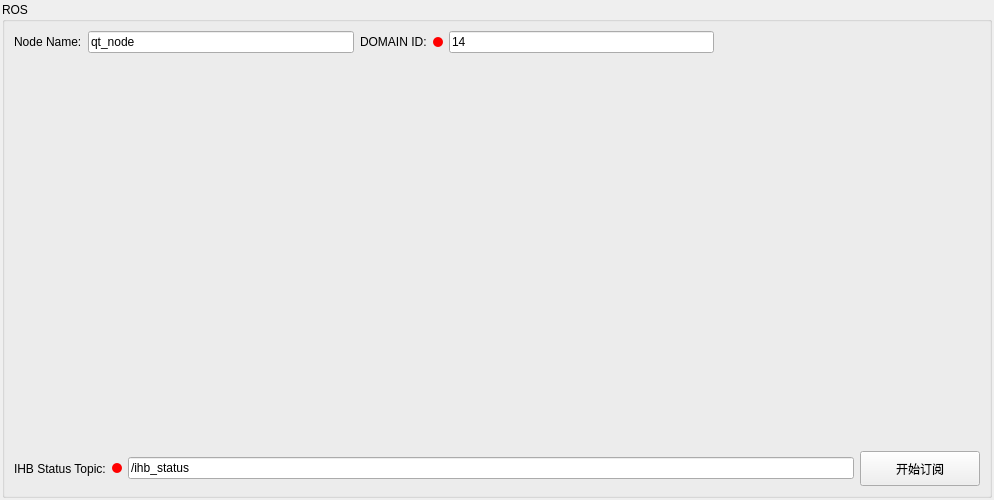
<?xml version="1.0" encoding="UTF-8"?>
<ui version="4.0">
 <class>QtNodeSettings</class>
 <widget class="QWidget" name="QtNodeSettings">
  <property name="geometry">
   <rect>
    <x>0</x>
    <y>0</y>
    <width>994</width>
    <height>500</height>
   </rect>
  </property>
  <property name="windowTitle">
   <string>Form</string>
  </property>
  <layout class="QGridLayout" name="gridLayout">
   <property name="leftMargin">
    <number>2</number>
   </property>
   <property name="topMargin">
    <number>2</number>
   </property>
   <property name="rightMargin">
    <number>2</number>
   </property>
   <property name="bottomMargin">
    <number>2</number>
   </property>
   <property name="spacing">
    <number>2</number>
   </property>
   <item row="0" column="0">
    <widget class="QGroupBox" name="groupBox">
     <property name="title">
      <string>ROS</string>
     </property>
     <layout class="QVBoxLayout" name="verticalLayout">
      <item>
       <layout class="QHBoxLayout" name="horizontalLayout_2">
        <item>
         <widget class="QLabel" name="label">
          <property name="text">
           <string>Node Name:</string>
          </property>
         </widget>
        </item>
        <item>
         <widget class="QLineEdit" name="lineEditNodeName">
          <property name="text">
           <string>qt_node</string>
          </property>
         </widget>
        </item>
        <item>
         <widget class="QLabel" name="label_2">
          <property name="text">
           <string>DOMAIN ID:</string>
          </property>
         </widget>
        </item>
        <item>
         <widget class="QLabel" name="LEDDomainID">
          <property name="minimumSize">
           <size>
            <width>10</width>
            <height>10</height>
           </size>
          </property>
          <property name="maximumSize">
           <size>
            <width>10</width>
            <height>10</height>
           </size>
          </property>
          <property name="styleSheet">
           <string notr="true">border-radius: 5px;
background-color: rgb(255,0,0);</string>
          </property>
          <property name="text">
           <string/>
          </property>
         </widget>
        </item>
        <item>
         <widget class="QLineEdit" name="lineEditDomainID">
          <property name="text">
           <string>14</string>
          </property>
         </widget>
        </item>
        <item>
         <spacer name="horizontalSpacer">
          <property name="orientation">
           <enum>Qt::Horizontal</enum>
          </property>
          <property name="sizeHint" stdset="0">
           <size>
            <width>40</width>
            <height>20</height>
           </size>
          </property>
         </spacer>
        </item>
       </layout>
      </item>
      <item>
       <spacer name="verticalSpacer">
        <property name="orientation">
         <enum>Qt::Vertical</enum>
        </property>
        <property name="sizeHint" stdset="0">
         <size>
          <width>20</width>
          <height>20</height>
         </size>
        </property>
       </spacer>
      </item>
      <item>
       <layout class="QGridLayout" name="gridLayout_2" columnstretch="0,0,1,0">
        <item row="0" column="0">
         <widget class="QLabel" name="label_3">
          <property name="text">
           <string>IHB Status Topic:</string>
          </property>
         </widget>
        </item>
        <item row="0" column="1">
         <widget class="QLabel" name="LEDStatePubTopic">
          <property name="minimumSize">
           <size>
            <width>10</width>
            <height>10</height>
           </size>
          </property>
          <property name="maximumSize">
           <size>
            <width>10</width>
            <height>10</height>
           </size>
          </property>
          <property name="styleSheet">
           <string notr="true">border-radius: 5px;
background-color: rgb(255,0,0);</string>
          </property>
          <property name="text">
           <string/>
          </property>
         </widget>
        </item>
        <item row="0" column="2">
         <widget class="QLineEdit" name="lineEditStatePubTopic">
          <property name="text">
           <string>/ihb_status</string>
          </property>
         </widget>
        </item>
        <item row="0" column="3">
         <widget class="QPushButton" name="ButtonIhbStatus">
          <property name="minimumSize">
           <size>
            <width>120</width>
            <height>35</height>
           </size>
          </property>
          <property name="styleSheet">
           <string notr="true"/>
          </property>
          <property name="text">
           <string>开始订阅</string>
          </property>
         </widget>
        </item>

       </layout>
      </item>
     </layout>
    </widget>
   </item>
  </layout>
 </widget>
 <resources/>
 <connections/>
</ui>
